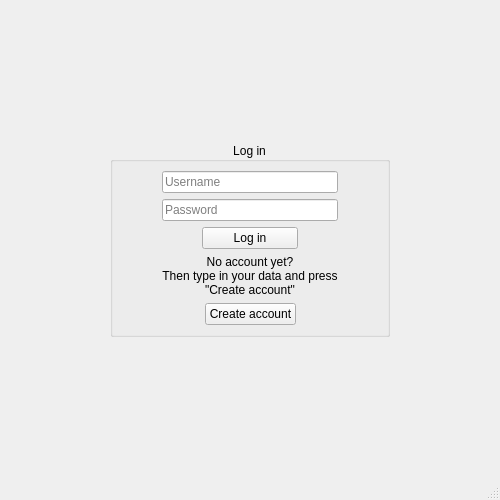
<?xml version="1.0" encoding="UTF-8"?>
<ui version="4.0">
 <class>MainWindow</class>
 <widget class="QMainWindow" name="MainWindow">
  <property name="geometry">
   <rect>
    <x>0</x>
    <y>0</y>
    <width>500</width>
    <height>500</height>
   </rect>
  </property>
  <property name="maximumSize">
   <size>
    <width>500</width>
    <height>500</height>
   </size>
  </property>
  <property name="windowTitle">
   <string>MainWindow</string>
  </property>
  <widget class="QWidget" name="centralwidget">
   <layout class="QVBoxLayout" name="verticalLayout_7">
    <item>
     <layout class="QVBoxLayout" name="verticalLayout_6">
      <item>
       <spacer name="verticalSpacer">
        <property name="orientation">
         <enum>Qt::Vertical</enum>
        </property>
        <property name="sizeType">
         <enum>QSizePolicy::Expanding</enum>
        </property>
        <property name="sizeHint" stdset="0">
         <size>
          <width>20</width>
          <height>40</height>
         </size>
        </property>
       </spacer>
      </item>
      <item>
       <layout class="QHBoxLayout" name="horizontalLayout_9">
        <item>
         <spacer name="horizontalSpacer_9">
          <property name="orientation">
           <enum>Qt::Horizontal</enum>
          </property>
          <property name="sizeHint" stdset="0">
           <size>
            <width>40</width>
            <height>20</height>
           </size>
          </property>
         </spacer>
        </item>
        <item>
         <widget class="QGroupBox" name="groupBox">
          <property name="title">
           <string>Log in</string>
          </property>
          <property name="alignment">
           <set>Qt::AlignCenter</set>
          </property>
          <layout class="QVBoxLayout" name="verticalLayout_5">
           <item>
            <layout class="QVBoxLayout" name="verticalLayout_4">
             <item>
              <layout class="QHBoxLayout" name="horizontalLayout_5">
               <item>
                <spacer name="horizontalSpacer">
                 <property name="orientation">
                  <enum>Qt::Horizontal</enum>
                 </property>
                 <property name="sizeType">
                  <enum>QSizePolicy::Fixed</enum>
                 </property>
                 <property name="sizeHint" stdset="0">
                  <size>
                   <width>40</width>
                   <height>20</height>
                  </size>
                 </property>
                </spacer>
               </item>
               <item>
                <widget class="QLineEdit" name="lineEditUsername">
                 <property name="placeholderText">
                  <string>Username</string>
                 </property>
                </widget>
               </item>
               <item>
                <spacer name="horizontalSpacer_2">
                 <property name="orientation">
                  <enum>Qt::Horizontal</enum>
                 </property>
                 <property name="sizeType">
                  <enum>QSizePolicy::Fixed</enum>
                 </property>
                 <property name="sizeHint" stdset="0">
                  <size>
                   <width>40</width>
                   <height>20</height>
                  </size>
                 </property>
                </spacer>
               </item>
              </layout>
             </item>
             <item>
              <layout class="QHBoxLayout" name="horizontalLayout_7">
               <item>
                <spacer name="horizontalSpacer_5">
                 <property name="orientation">
                  <enum>Qt::Horizontal</enum>
                 </property>
                 <property name="sizeType">
                  <enum>QSizePolicy::Fixed</enum>
                 </property>
                 <property name="sizeHint" stdset="0">
                  <size>
                   <width>40</width>
                   <height>20</height>
                  </size>
                 </property>
                </spacer>
               </item>
               <item>
                <widget class="QLineEdit" name="lineEditPassword">
                 <property name="echoMode">
                  <enum>QLineEdit::Password</enum>
                 </property>
                 <property name="placeholderText">
                  <string>Password</string>
                 </property>
                </widget>
               </item>
               <item>
                <spacer name="horizontalSpacer_6">
                 <property name="orientation">
                  <enum>Qt::Horizontal</enum>
                 </property>
                 <property name="sizeType">
                  <enum>QSizePolicy::Fixed</enum>
                 </property>
                 <property name="sizeHint" stdset="0">
                  <size>
                   <width>40</width>
                   <height>20</height>
                  </size>
                 </property>
                </spacer>
               </item>
              </layout>
             </item>
             <item>
              <layout class="QHBoxLayout" name="horizontalLayout_8">
               <item>
                <spacer name="horizontalSpacer_7">
                 <property name="orientation">
                  <enum>Qt::Horizontal</enum>
                 </property>
                 <property name="sizeType">
                  <enum>QSizePolicy::Fixed</enum>
                 </property>
                 <property name="sizeHint" stdset="0">
                  <size>
                   <width>80</width>
                   <height>20</height>
                  </size>
                 </property>
                </spacer>
               </item>
               <item>
                <widget class="QPushButton" name="pushButtonSubmit">
                 <property name="text">
                  <string>Log in</string>
                 </property>
                </widget>
               </item>
               <item>
                <spacer name="horizontalSpacer_8">
                 <property name="orientation">
                  <enum>Qt::Horizontal</enum>
                 </property>
                 <property name="sizeType">
                  <enum>QSizePolicy::Fixed</enum>
                 </property>
                 <property name="sizeHint" stdset="0">
                  <size>
                   <width>80</width>
                   <height>20</height>
                  </size>
                 </property>
                </spacer>
               </item>
              </layout>
             </item>
             <item>
              <layout class="QHBoxLayout" name="horizontalLayout_18">
               <item>
                <spacer name="horizontalSpacer_11">
                 <property name="orientation">
                  <enum>Qt::Horizontal</enum>
                 </property>
                 <property name="sizeHint" stdset="0">
                  <size>
                   <width>40</width>
                   <height>20</height>
                  </size>
                 </property>
                </spacer>
               </item>
               <item>
                <widget class="QLabel" name="labelError">
                 <property name="text">
                  <string>&lt;html&gt;&lt;head/&gt;&lt;body&gt;&lt;p align=&quot;center&quot;&gt;No account yet?&lt;br&gt;Then type in your data and press&lt;br&gt;&amp;quot;Create account&amp;quot;&lt;/p&gt;&lt;/body&gt;&lt;/html&gt;</string>
                 </property>
                </widget>
               </item>
               <item>
                <spacer name="horizontalSpacer_12">
                 <property name="orientation">
                  <enum>Qt::Horizontal</enum>
                 </property>
                 <property name="sizeHint" stdset="0">
                  <size>
                   <width>40</width>
                   <height>20</height>
                  </size>
                 </property>
                </spacer>
               </item>
              </layout>
             </item>
             <item>
              <layout class="QHBoxLayout" name="horizontalLayout_19">
               <item>
                <spacer name="horizontalSpacer_13">
                 <property name="orientation">
                  <enum>Qt::Horizontal</enum>
                 </property>
                 <property name="sizeHint" stdset="0">
                  <size>
                   <width>40</width>
                   <height>20</height>
                  </size>
                 </property>
                </spacer>
               </item>
               <item>
                <widget class="QPushButton" name="pushButtonCreateAccount">
                 <property name="text">
                  <string>Create account</string>
                 </property>
                </widget>
               </item>
               <item>
                <spacer name="horizontalSpacer_14">
                 <property name="orientation">
                  <enum>Qt::Horizontal</enum>
                 </property>
                 <property name="sizeHint" stdset="0">
                  <size>
                   <width>40</width>
                   <height>20</height>
                  </size>
                 </property>
                </spacer>
               </item>
              </layout>
             </item>
            </layout>
           </item>
          </layout>
         </widget>
        </item>
        <item>
         <spacer name="horizontalSpacer_10">
          <property name="orientation">
           <enum>Qt::Horizontal</enum>
          </property>
          <property name="sizeHint" stdset="0">
           <size>
            <width>40</width>
            <height>20</height>
           </size>
          </property>
         </spacer>
        </item>
       </layout>
      </item>
      <item>
       <spacer name="verticalSpacer_2">
        <property name="orientation">
         <enum>Qt::Vertical</enum>
        </property>
        <property name="sizeType">
         <enum>QSizePolicy::Expanding</enum>
        </property>
        <property name="sizeHint" stdset="0">
         <size>
          <width>20</width>
          <height>40</height>
         </size>
        </property>
       </spacer>
      </item>
     </layout>
    </item>
   </layout>
  </widget>
  <widget class="QMenuBar" name="menubar">
   <property name="geometry">
    <rect>
     <x>0</x>
     <y>0</y>
     <width>500</width>
     <height>20</height>
    </rect>
   </property>
  </widget>
  <widget class="QStatusBar" name="statusbar"/>
 </widget>
 <resources/>
 <connections/>
</ui>
